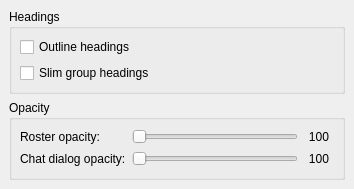
<ui version="4.0" >
 <author></author>
 <comment></comment>
 <exportmacro></exportmacro>
 <class>OptAppearanceMisc</class>
 <widget class="QWidget" name="OptAppearanceMisc" >
  <property name="geometry" >
   <rect>
    <x>0</x>
    <y>0</y>
    <width>354</width>
    <height>189</height>
   </rect>
  </property>
  <property name="windowTitle" >
   <string>OptAppearanceMiscUI</string>
  </property>
  <layout class="QVBoxLayout" >
   <property name="margin" >
    <number>9</number>
   </property>
   <property name="spacing" >
    <number>6</number>
   </property>
   <item>
    <widget class="QGroupBox" name="groupBox4" >
     <property name="title" >
      <string>Headings</string>
     </property>
     <layout class="QGridLayout" >
      <property name="margin" >
       <number>8</number>
      </property>
      <property name="spacing" >
       <number>6</number>
      </property>
      <item row="1" column="0" >
       <widget class="QCheckBox" name="ck_newHeadings" >
        <property name="text" >
         <string>Slim group headings</string>
        </property>
       </widget>
      </item>
      <item row="0" column="0" >
       <widget class="QCheckBox" name="ck_outlineHeadings" >
        <property name="text" >
         <string>Outline headings</string>
        </property>
       </widget>
      </item>
     </layout>
    </widget>
   </item>
   <item>
    <widget class="QGroupBox" name="gb_opacity" >
     <property name="title" >
      <string>Opacity</string>
     </property>
     <layout class="QGridLayout" >
      <property name="margin" >
       <number>8</number>
      </property>
      <property name="spacing" >
       <number>6</number>
      </property>
      <item row="1" column="1" >
       <widget class="QSlider" name="sl_chatdlgop" >
        <property name="minimum" >
         <number>10</number>
        </property>
        <property name="maximum" >
         <number>100</number>
        </property>
        <property name="orientation" >
         <enum>Qt::Horizontal</enum>
        </property>
       </widget>
      </item>
      <item row="1" column="2" >
       <widget class="QLabel" name="lb_chatdlgop_val" >
        <property name="minimumSize" >
         <size>
          <width>30</width>
          <height>0</height>
         </size>
        </property>
        <property name="text" >
         <string>100</string>
        </property>
        <property name="alignment" >
         <set>Qt::AlignCenter</set>
        </property>
       </widget>
      </item>
      <item row="0" column="1" >
       <widget class="QSlider" name="sl_rosterop" >
        <property name="minimum" >
         <number>10</number>
        </property>
        <property name="maximum" >
         <number>100</number>
        </property>
        <property name="orientation" >
         <enum>Qt::Horizontal</enum>
        </property>
       </widget>
      </item>
      <item row="0" column="0" >
       <widget class="QLabel" name="lb_rosterop" >
        <property name="text" >
         <string>Roster opacity:</string>
        </property>
       </widget>
      </item>
      <item row="0" column="2" >
       <widget class="QLabel" name="lb_rosterop_val" >
        <property name="minimumSize" >
         <size>
          <width>30</width>
          <height>0</height>
         </size>
        </property>
        <property name="text" >
         <string>100</string>
        </property>
        <property name="alignment" >
         <set>Qt::AlignCenter</set>
        </property>
       </widget>
      </item>
      <item row="1" column="0" >
       <widget class="QLabel" name="lb_chatdlgop" >
        <property name="text" >
         <string>Chat dialog opacity:</string>
        </property>
       </widget>
      </item>
     </layout>
    </widget>
   </item>
  </layout>
 </widget>
 <layoutdefault spacing="6" margin="11" />
 <pixmapfunction>qPixmapFromMimeSource</pixmapfunction>
 <tabstops>
  <tabstop>ck_outlineHeadings</tabstop>
  <tabstop>ck_newHeadings</tabstop>
  <tabstop>sl_rosterop</tabstop>
  <tabstop>sl_chatdlgop</tabstop>
 </tabstops>
 <resources/>
 <connections>
  <connection>
   <sender>sl_rosterop</sender>
   <signal>valueChanged(int)</signal>
   <receiver>lb_rosterop_val</receiver>
   <slot>setNum(int)</slot>
   <hints>
    <hint type="sourcelabel" >
     <x>208</x>
     <y>134</y>
    </hint>
    <hint type="destinationlabel" >
     <x>320</x>
     <y>134</y>
    </hint>
   </hints>
  </connection>
  <connection>
   <sender>sl_chatdlgop</sender>
   <signal>valueChanged(int)</signal>
   <receiver>lb_chatdlgop_val</receiver>
   <slot>setNum(int)</slot>
   <hints>
    <hint type="sourcelabel" >
     <x>208</x>
     <y>159</y>
    </hint>
    <hint type="destinationlabel" >
     <x>320</x>
     <y>159</y>
    </hint>
   </hints>
  </connection>
 </connections>
</ui>
